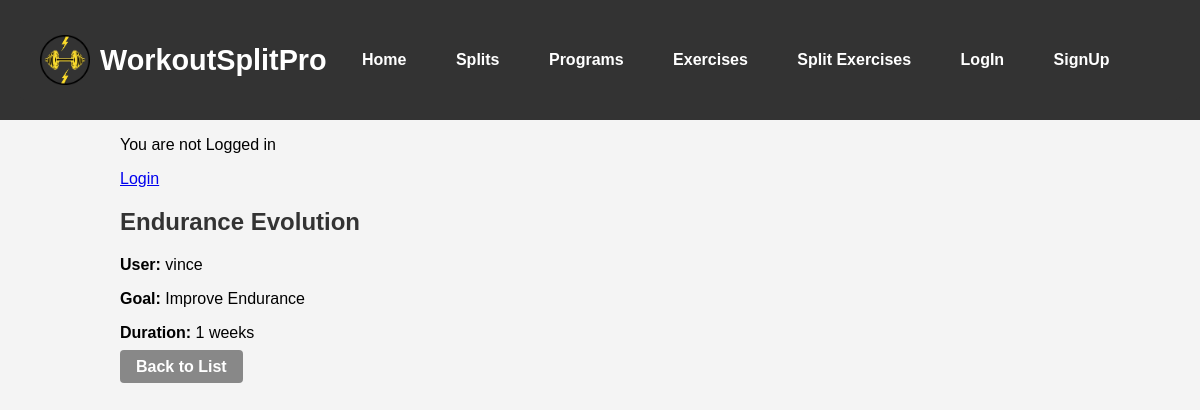
Screenshot of /program/3 with the database file from the repository.
### app/models.py (models this page shows, shortened)
class Program(models.Model):
    user = models.ForeignKey(settings.AUTH_USER_MODEL, on_delete=models.CASCADE)
    program_name = models.CharField(max_length=100)
    goal = models.CharField(max_length=50)
    created_at = models.DateTimeField(auto_now_add=True)
    duration_weeks = models.IntegerField()

### accounts/models.py (models this page shows)
class CustomUser(AbstractUser):
    age = models.PositiveIntegerField(null=True, blank=True)
    email = models.EmailField(unique=True)

### app/views.py (the view)
# urls.py: path('program/<int:pk>', program_detail , name='program_detail'),
def program_detail(request, pk):
    program = get_object_or_404(Program, pk=pk)
    return render(request, 'app/program_detail.html', {'program': program})

### app/templates/app/program_detail.html
{% extends 'app/base.html' %}
{% load static %}
{% block content %}
    {% if program %}
        <h2>{{ program.program_name }}</h2>
        <p><strong>User:</strong> {{ program.user.username }}</p>
        <p><strong>Goal:</strong> {{ program.goal }}</p>
        <p><strong>Duration:</strong> {{ program.duration_weeks }} weeks</p>
        <a href="{% url 'program_list' %}" class="btn btn-secondary">Back to List</a>
    {% else %}
        <p>No program found.</p>
    {% endif %}
{% endblock %}

### static/css/navbar.css (style rules this page uses)
body { margin: 0; padding: 0; padding-top: 80px; }

### static/css/form.css (style rules this page uses)
body { font-family: Arial, sans-serif; background-color: #f4f4f4; margin: 0; padding: 0; }
h2 { color: #333; font-size: 24px; }
.btn { text-decoration: none; padding: 8px 16px; color: white; background-color: #4CAF50; border-radius: 4px; font-weight: bold; text-align: center; }
.btn-secondary { background-color: #888; }

### static/css/login.css (style rules this page uses)
body { font-family: Arial, sans-serif; background-color: #f4f4f4; margin: 0; padding: 0; }
h2 { color: #333; font-size: 24px; }
.btn { text-decoration: none; padding: 8px 16px; color: white; background-color: #4CAF50; border-radius: 4px; font-weight: bold; text-align: center; }
.btn-secondary { background-color: #888; }

### rows the page displays
Program: program_name "Endurance Evolution", user.username "vince", goal "Improve Endurance", duration_weeks "1"
